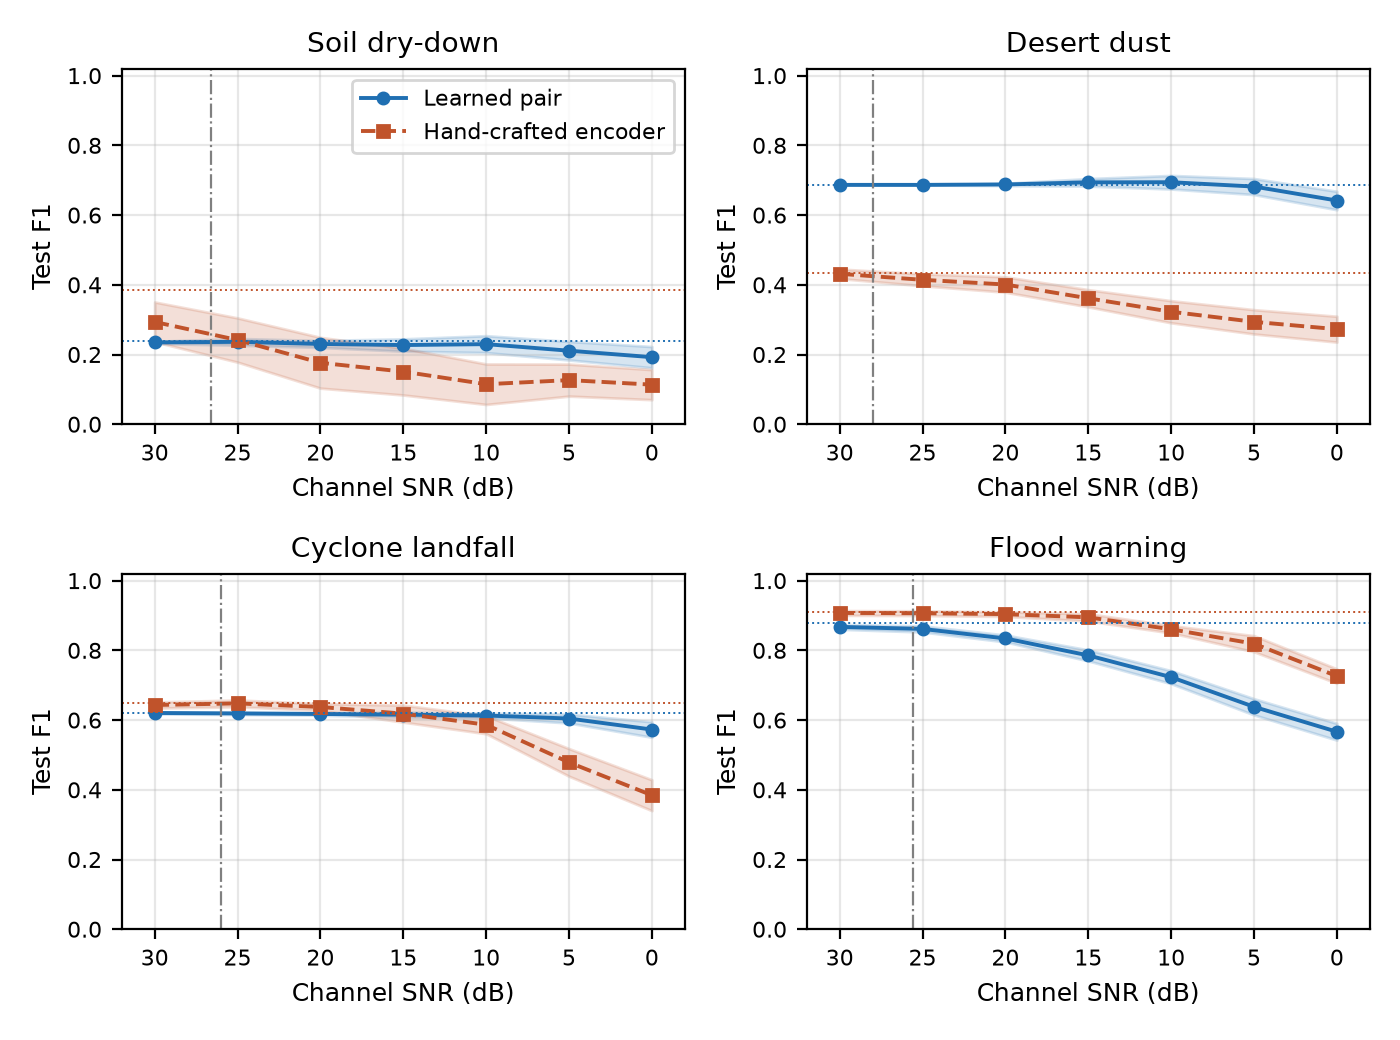

Here is the Python script that generated this plot:
#!/usr/bin/env python3
"""Channel-SNR degradation sweep: learned pair vs hand-crafted encoder.

Model (one channel model for both methods): each method's gateway decision
is computed from values that crossed the link. AWGN is added to those
values, with SNR defined per message stream as
    SNR_dB = 10*log10( mean(v^2) / sigma^2 )
over the case's test set.
- Learned pair: v = the 8 int8-quantised latent values (the 8-byte message);
  noise added after quantisation, exactly as in training (which used
  sigma = 0.03); the gateway decoder decides from the noisy latent.
- Hand-crafted encoders: v = the report fields their rules threshold -
  soil: (moisture at window end, 4-day fall, 4-day rain); dust: AOD500 at
  the final bin; storm: (distance to land, closing, wind at window end);
  flood: the reported level series, from which the gateway latches
  exceedance (companion rule: causal smoothing 6, persist 2, hysteresis
  0.3 m, threshold = gazetted danger level, a noiseless gateway constant,
  like soil's site threshold).
Thresholds are the published ones (pair: validation-chosen; rules: the
training-chosen constants). Clean-end scores were verified in prep_sweep.py
to reproduce the published F1s exactly before this sweep was run.

Output: snr_results.json + snr_sweep.png (this folder).
"""
import sys, os, json
import numpy as np

RT = '/home/hatch/workspace/edge-apps-prep/real_tasks'
HERE = os.path.join(RT, 'snr_sweep')
sys.path.insert(0, '/home/hatch/workspace/edge-apps-prep/semantic_encoder')
sys.path.insert(0, '/home/hatch/workspace/edge-apps-prep/semantic_traces_src/src')
import torch
from semantic_encoder import SemanticEncoder
from train_semantic import GatewayDecoder, quantise_ste, metrics
from ntn_eval.stage3 import _smooth_causal

SNRS = [30, 25, 20, 15, 10, 5, 0]
TRIALS = 25

def f1(y, pred):
    return metrics(y, pred)['f1']

def sigma_for(values, snr_db):
    return float(np.sqrt(np.mean(np.asarray(values, float) ** 2) / 10 ** (snr_db / 10.0)))

# ---------------- learned pair (all cases) ----------------
def pair_latents(case):
    z = np.load(f'{RT}/{case}/test_windows.npz')
    X, y, thr = z['X'], z['y'], float(z['thr'])
    w = torch.load(f'{RT}/{case}/pair_weights.pt', weights_only=True)
    enc, dec = SemanticEncoder(), GatewayDecoder()
    enc.load_state_dict(w['enc']); dec.load_state_dict(w['dec'])
    enc.eval(); dec.eval()
    with torch.no_grad():
        zq = quantise_ste(enc(torch.tensor(X))).numpy()
        p_clean = torch.sigmoid(dec(torch.tensor(zq))[0]).numpy()
    return y, thr, zq, dec, f1(y, (p_clean >= thr).astype(int))

def pair_sweep(case, rng):
    y, thr, zq, dec, clean = pair_latents(case)
    train_snr = 10 * np.log10(np.mean(zq ** 2) / 0.03 ** 2)
    out = {}
    for s in SNRS:
        sg = sigma_for(zq, s)
        f1s = []
        for _ in range(TRIALS):
            zn = zq + sg * rng.standard_normal(zq.shape)
            with torch.no_grad():
                p = torch.sigmoid(dec(torch.tensor(zn, dtype=torch.float32))[0]).numpy()
            f1s.append(f1(y, (p >= thr).astype(int)))
        out[s] = (float(np.mean(f1s)), float(np.std(f1s)))
    return clean, float(train_snr), out

# ---------------- hand-crafted rules ----------------
def soil_sweep(rng):
    d = np.load(f'{HERE}/soil_fields.npz')
    sm, th, fall, rain, y = d['sm_end'], d['theta'], d['fall'], d['rain4'], d['y']
    clean = f1(y, ((sm < th + 0.01) & (fall > 0) & (rain < 2.0)).astype(int))
    out = {}
    for s in SNRS:
        f1s = []
        for _ in range(TRIALS):
            sm_n = sm + sigma_for(sm, s) * rng.standard_normal(sm.shape)
            fa_n = fall + sigma_for(fall, s) * rng.standard_normal(fall.shape)
            ra_n = rain + sigma_for(rain, s) * rng.standard_normal(rain.shape)
            f1s.append(f1(y, ((sm_n < th + 0.01) & (fa_n > 0) & (ra_n < 2.0)).astype(int)))
        out[s] = (float(np.mean(f1s)), float(np.std(f1s)))
    return clean, out

def dust_sweep(rng):
    z = np.load(f'{RT}/dust/test_windows.npz'); W = z['X'].reshape(-1, 16, 4)
    aod, y = 2.0 * W[:, 15, 0], z['y']
    clean = f1(y, (aod >= 0.6).astype(int))
    out = {}
    for s in SNRS:
        f1s = []
        for _ in range(TRIALS):
            a = aod + sigma_for(aod, s) * rng.standard_normal(aod.shape)
            f1s.append(f1(y, (a >= 0.6).astype(int)))
        out[s] = (float(np.mean(f1s)), float(np.std(f1s)))
    return clean, out

def storm_sweep(rng):
    z = np.load(f'{RT}/storm/test_windows.npz'); W = z['X'].reshape(-1, 16, 4)
    d2l, wind = W[:, 15, 2] * 1000.0, W[:, 15, 0] * 150.0
    closing, y = (W[:, 0, 2] - W[:, 15, 2]) * 1000.0, z['y']
    clean = f1(y, ((d2l < 300) & (closing > 0) & (wind >= 34)).astype(int))
    out = {}
    for s in SNRS:
        f1s = []
        for _ in range(TRIALS):
            d_n = d2l + sigma_for(d2l, s) * rng.standard_normal(d2l.shape)
            c_n = closing + sigma_for(closing, s) * rng.standard_normal(closing.shape)
            w_n = wind + sigma_for(wind, s) * rng.standard_normal(wind.shape)
            f1s.append(f1(y, ((d_n < 300) & (c_n > 0) & (w_n >= 34)).astype(int)))
        out[s] = (float(np.mean(f1s)), float(np.std(f1s)))
    return clean, out

# flood: vectorised twin of stage3.rule_above + tsi.rule_membership
def rule_above_vec(obs, thr, persist=2, hyst=0.3, smooth=6):
    obs = _smooth_causal(np.asarray(obs, float), smooth)
    n = len(obs)
    mem = np.zeros(n, bool)
    if n == 0:
        return mem
    above = obs > thr
    idx = np.arange(n)
    last_below = np.maximum.accumulate(np.where(~above, idx, -1))
    run = np.where(above, idx - last_below, 0)
    fire = run >= persist
    reset = obs < thr - hyst
    pos = 0
    while True:
        cand = np.where(fire[pos:])[0]
        if len(cand) == 0:
            break
        start = pos + int(cand[0])
        ends = np.where(reset[start + 1:])[0]
        if len(ends) == 0:
            mem[start:] = True
            break
        end = start + 1 + int(ends[0])
        mem[start:end + 1] = True
        pos = end + 1
    return mem

def membership_vec(level, valid, danger):
    mem = np.zeros(len(level), bool)
    i, n = 0, len(level)
    while i < n:
        if not valid[i]:
            i += 1
            continue
        j = i
        while j < n and valid[j]:
            j += 1
        if j - i >= 2:
            mem[i:j] = rule_above_vec(level[i:j], danger)
        i = j
    return mem

def flood_sweep(rng):
    d = np.load(f'{HERE}/flood_series.npz')
    dangers, ws, we = d['dangers'], d['win_station'], d['win_end']
    z = np.load(f'{RT}/flood/test_windows.npz'); y = z['y']
    series = [(d[f'level_{i}'].astype(float), d[f'valid_{i}']) for i in range(6)]
    # gate: vectorised rule must reproduce the published clean F1 exactly
    pred_clean = np.zeros(len(y), dtype=int)
    for si, (level, valid) in enumerate(series):
        mem = membership_vec(level, valid, dangers[si])
        sel = ws == si
        pred_clean[sel] = mem[we[sel]].astype(int)
    clean = f1(y, pred_clean)
    assert clean == 0.9111, f'flood vec-rule clean F1 {clean} != 0.9111'
    out = {}
    for s in SNRS:
        f1s = []
        for _ in range(TRIALS):
            preds = np.zeros(len(y), dtype=int)
            for si, (level, valid) in enumerate(series):
                lv = level.copy()
                # message = margin above the danger level (the datum-free
                # quantity the rule thresholds; the gauge altitude is not
                # part of a task report). Noise sigma from margin power.
                margin = level[valid] - dangers[si]
                lv[valid] = level[valid] + sigma_for(margin, s) * rng.standard_normal(int(valid.sum()))
                mem = membership_vec(lv, valid, dangers[si])
                sel = ws == si
                preds[sel] = mem[we[sel]].astype(int)
            f1s.append(f1(y, preds))
        out[s] = (float(np.mean(f1s)), float(np.std(f1s)))
    return clean, out

# ---------------- run ----------------
results = {}
for ci, case in enumerate(('soil', 'dust', 'storm', 'flood')):
    rng = np.random.default_rng(20261122 + ci)
    p_clean, train_snr, p_out = pair_sweep(case, rng)
    rng = np.random.default_rng(20261122 + 100 + ci)
    r_clean, r_out = {'soil': soil_sweep, 'dust': dust_sweep,
                      'storm': storm_sweep, 'flood': flood_sweep}[case](rng)
    results[case] = dict(pair_clean=p_clean, rule_clean=r_clean,
                         pair_train_snr=train_snr,
                         pair={str(s): p_out[s] for s in SNRS},
                         rule={str(s): r_out[s] for s in SNRS})
    print(f"{case}: clean pair {p_clean:.4f} / rule {r_clean:.4f} | pair training-noise ~ {train_snr:.1f} dB")
    for s in SNRS:
        print(f"   SNR {s:>2} dB: pair {p_out[s][0]:.3f} ± {p_out[s][1]:.3f} | rule {r_out[s][0]:.3f} ± {r_out[s][1]:.3f}")

json.dump(results, open(f'{HERE}/snr_results.json', 'w'), indent=1)

# ---------------- figure ----------------
import matplotlib
matplotlib.use('Agg')
import matplotlib.pyplot as plt
fig, axes = plt.subplots(2, 2, figsize=(7.0, 5.2))
titles = {'soil': 'Soil dry-down', 'dust': 'Desert dust', 'storm': 'Cyclone landfall', 'flood': 'Flood warning'}
for ax, case in zip(axes.flat, ('soil', 'dust', 'storm', 'flood')):
    r = results[case]
    xs = np.array(SNRS, float)
    pm = np.array([r['pair'][str(s)][0] for s in SNRS]); ps = np.array([r['pair'][str(s)][1] for s in SNRS])
    rm = np.array([r['rule'][str(s)][0] for s in SNRS]); rs = np.array([r['rule'][str(s)][1] for s in SNRS])
    ax.plot(xs, pm, 'o-', color='#1f6fb2', lw=1.4, ms=4, label='Learned pair')
    ax.fill_between(xs, pm - ps, pm + ps, color='#1f6fb2', alpha=0.18)
    ax.plot(xs, rm, 's--', color='#c0532b', lw=1.4, ms=4, label='Hand-crafted encoder')
    ax.fill_between(xs, rm - rs, rm + rs, color='#c0532b', alpha=0.18)
    ax.axhline(r['pair_clean'], color='#1f6fb2', lw=0.7, ls=':')
    ax.axhline(r['rule_clean'], color='#c0532b', lw=0.7, ls=':')
    ax.axvline(r['pair_train_snr'], color='grey', lw=0.8, ls='-.')
    ax.set_title(titles[case], fontsize=10)
    ax.set_xlabel('Channel SNR (dB)', fontsize=9)
    ax.set_ylabel('Test F1', fontsize=9)
    ax.set_xlim(32, -2); ax.set_ylim(0, 1.02)
    ax.grid(alpha=0.3)
    ax.tick_params(labelsize=8)
axes[0, 0].legend(fontsize=8, loc='upper right')
fig.tight_layout()
fig.savefig(f'{HERE}/snr_sweep.png', dpi=200)
fig.savefig(f'{HERE}/snr_sweep.pdf')
print('saved snr_results.json + snr_sweep.png/.pdf')
